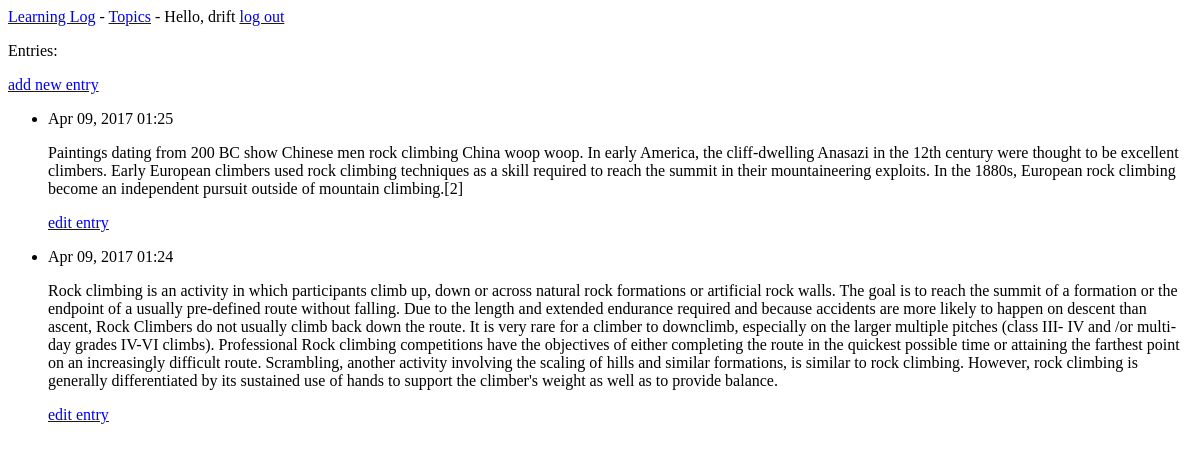
Before: /topics/1/ (signed in) with the older database file.
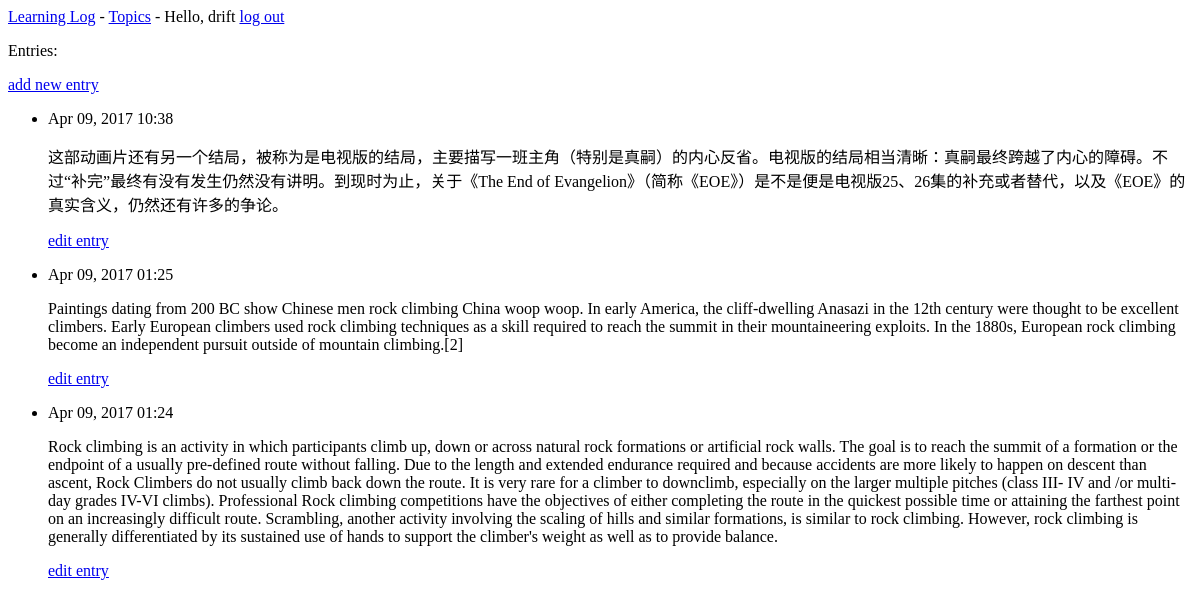
After: the same page with the newer database file.
### learning_logs/models.py (models this page shows, shortened)
class Entry(models.Model):
    topic = models.ForeignKey(Topic)
    text = models.TextField()
    date_added = models.DateTimeField(auto_now_add = True)
    class Meta:
        verbose_name_plural = 'entries'

### learning_logs/views.py (the view)
# urls.py: url(r'^topics/(?P<topic_id>\d+)/$', views.topic, name='topic'),
@login_required
def topic(request, topic_id):
    topic = Topic.objects.get(id=topic_id)
    if topic.owner != request.user:
        raise Http404
    entries = topic.entry_set.order_by('-date_added')
    context = {'topic': topic, 'entries':entries}
    return render(request, 'learning_logs/topic.html',context)

### learning_logs/templates/learning_logs/topic.html
{% extends 'learning_logs/base.html' %}
{% block content %}
    <p>Entries:</p>
    <p>
        <a href="{% url 'learning_logs:new_entry' topic.id %}">add new entry </a>
    </p>
    <ul>
    {% for entry in entries %}
        <li>
            <p>{{ entry.date_added|date:'M d, Y H:i' }}</p>
            <p> {{ entry.text|linebreaks }}</p>
            <p><a href="{% url 'learning_logs:edit_entry' entry.id %}">edit entry</a></p>
        </li>
        {% empty %}
            <li>
            There are no entries for this topic yet.
            </li>
    {% endfor %}
    </ul>
{% endblock content %}

### learning_logs/templates/learning_logs/base.html
<p>
    <a href="{% url 'learning_logs:index' %}">Learning Log</a> -
    <a href="{% url 'learning_logs:topics' %}">Topics</a> -
    {% if user.is_authenticated %}
        Hello, {{ user.username }}
        <a href="{% url 'users:logout' %}">log out</a>
    {% else %}
        <a href="{% url 'users:login' %}"> log in </a> -
        <a href="{% url 'users:register' %}">register</a>
    {% endif %}
</p>
{% block content %}
{% endblock content %}

Changed rows visible on the page:
added Entry: date_added "Apr 09, 2017 10:38", text "这部动画片还有另一个结局，被称为是电视版的结局，主要描写一班主角（特别是真嗣）的内心反省。电视版的结局相当清晰：真嗣最终跨越了内心的障碍。不过“补完”最终有没有发生仍然没有讲明。到现时为止，关于《The End of Evangelion》（简称《EOE》）是不是便是电视版25、26集的补充或者替代，以及《EOE》的真实含义，仍然还有许多的争论。"
